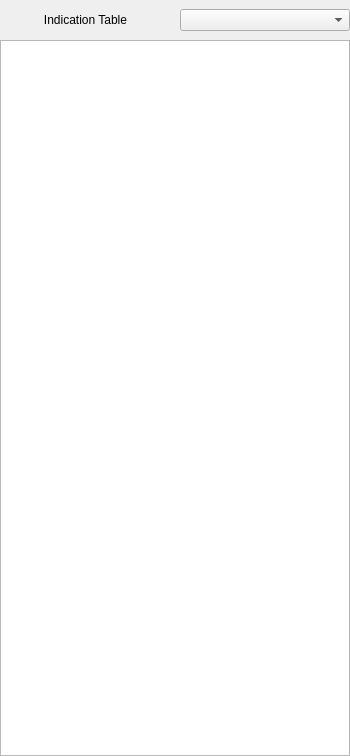
<?xml version="1.0" encoding="UTF-8"?>
<ui version="4.0">
 <class>IndicationTableWidget</class>
 <widget class="QWidget" name="IndicationTableWidget">
  <property name="geometry">
   <rect>
    <x>0</x>
    <y>0</y>
    <width>350</width>
    <height>756</height>
   </rect>
  </property>
  <property name="windowTitle">
   <string>Form</string>
  </property>
  <layout class="QVBoxLayout" name="verticalLayout">
   <property name="spacing">
    <number>9</number>
   </property>
   <property name="leftMargin">
    <number>0</number>
   </property>
   <property name="topMargin">
    <number>9</number>
   </property>
   <property name="rightMargin">
    <number>0</number>
   </property>
   <property name="bottomMargin">
    <number>0</number>
   </property>
   <item>
    <layout class="QHBoxLayout" name="horizontalLayout">
     <item>
      <widget class="QLabel" name="label">
       <property name="text">
        <string>Indication Table</string>
       </property>
       <property name="alignment">
        <set>Qt::AlignCenter</set>
       </property>
      </widget>
     </item>
     <item>
      <widget class="QComboBox" name="groupComboBox"/>
     </item>
    </layout>
   </item>
   <item>
    <widget class="QTableWidget" name="tableWidget"/>
   </item>
  </layout>
 </widget>
 <resources/>
 <connections/>
</ui>
